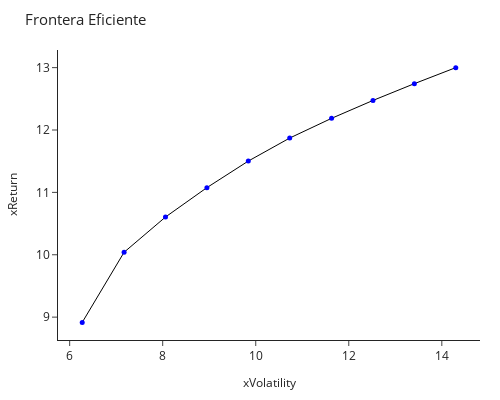

Write notebook code for a chart like this one.
### Code cell
traces=[]
traces.append(go.Scatter(x=df.index,y=df.Return,mode='lines+markers',line={'width':1,'color':'black'},marker={'size':5,'color':'blue'}))
layout = go.Layout(title={'text':'Frontera Eficiente','font':{'size':15}},width=500,height=400,
                   margin={'t':50,'l':20,'r':20,'b':20},template='simple_white',
                   xaxis={'title':{'text':'xVolatility','font':{'size':12}}},
                   yaxis={'title':{'text':'xReturn','font':{'size':12}}})
fig = go.Figure(traces,layout)
fig.show()

### Figure 1 — Plotly figure (JSON) as saved in the notebook; plotly's stock layout.template omitted (floating-point values rounded to 4 significant figures)
{"data": [{"line": {"color": "black", "width": 1}, "marker": {"color": "blue", "size": 5}, "mode": "lines+markers", "type": "scatter", "x": [6.27, 7.17, 8.06, 8.95, 9.84, 10.73, 11.63, 12.52, 13.41, 14.3], "y": [8.916, 10.04, 10.61, 11.08, 11.5, 11.87, 12.19, 12.47, 12.74, 13]}], "layout": {"height": 400, "margin": {"b": 20, "l": 20, "r": 20, "t": 50}, "title": {"font": {"size": 15}, "text": "Frontera Eficiente"}, "width": 500, "xaxis": {"title": {"font": {"size": 12}, "text": "xVolatility"}}, "yaxis": {"title": {"font": {"size": 12}, "text": "xReturn"}}}}
